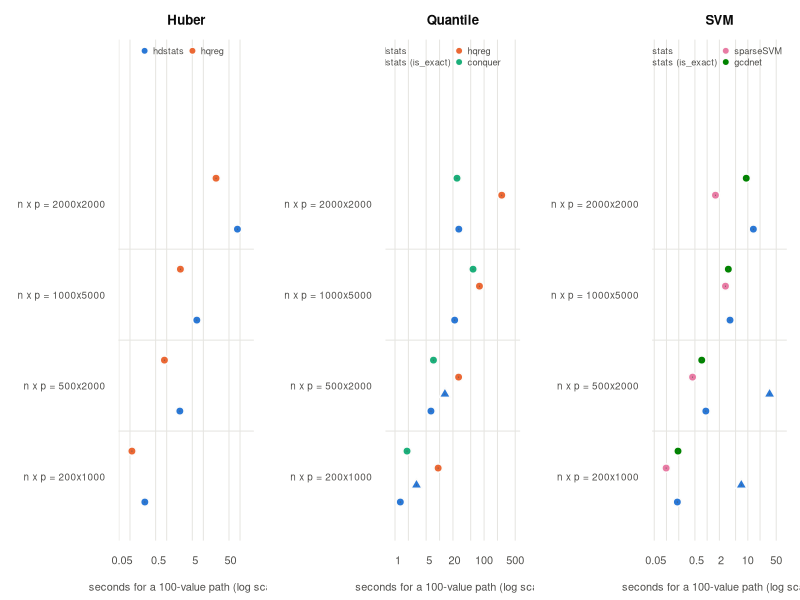
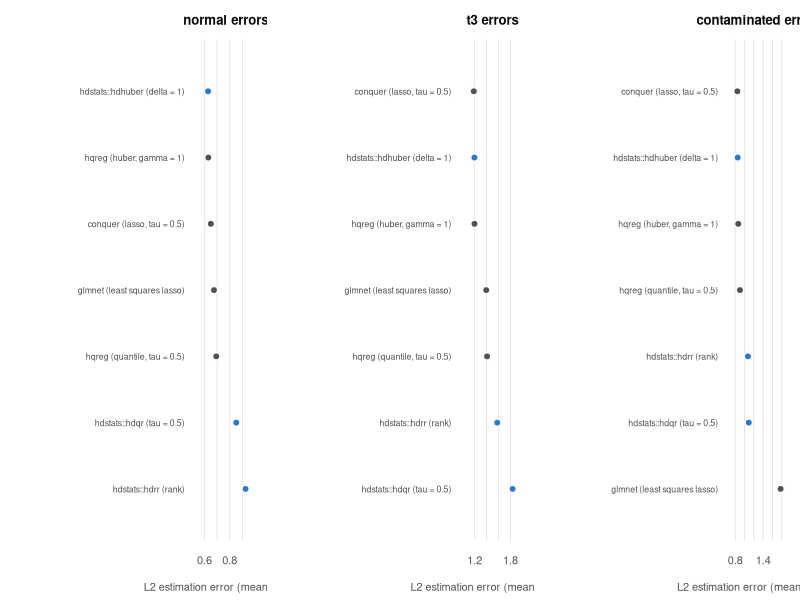
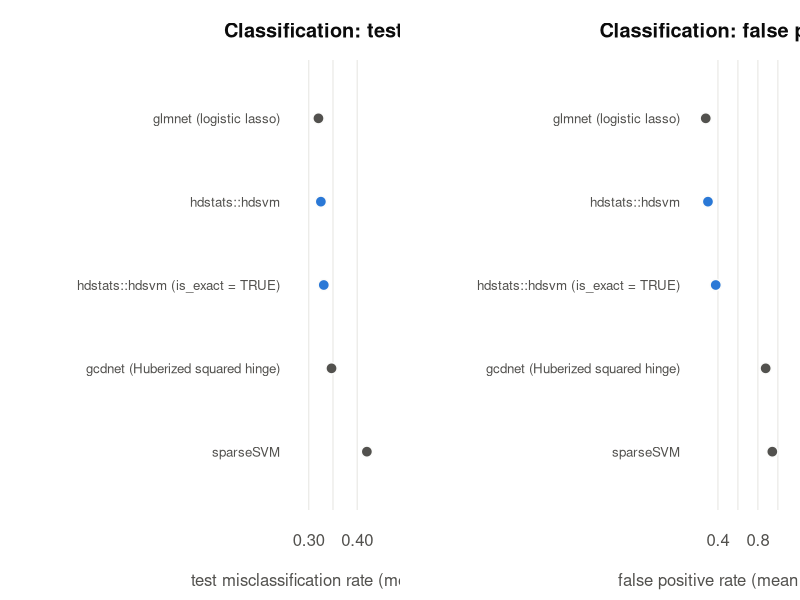

The R script that drew these images, in order:
## Figures for the benchmark write-up (PNG, base graphics).
##   Rscript benchmarks/04-figures.R
## Colors follow the package (fixed slots of a colorblind-validated palette),
## never the rank of a series; hdstats is always slot 1.
pal <- c(hdstats = "#2a78d6", hqreg = "#eb6834", conquer = "#1baf7a", quantreg = "#eda100",
         sparseSVM = "#e87ba4", gcdnet = "#008300", LiblineaR = "#4a3aa7", Rfit = "#e34948",
         glmnet = "#4a3aa7")
ink <- "#0b0b0b"; ink2 <- "#52514e"; grid <- "#e6e5e1"; surface <- "#fcfcfb"
dir.create("benchmarks/figures", showWarnings = FALSE)

## ---------------- speed ----------------
sp <- read.csv("benchmarks/results/speed.csv", stringsAsFactors = FALSE)
sp$size <- paste0(sp$n, "x", sp$p)
sp$series <- ifelse(grepl("is_exact", sp$method), paste0(sp$package, " (is_exact)"), sp$package)
panels <- c("Huber", "Quantile", "SVM")
sizes <- unique(sp$size[sp$model %in% panels])          # in the order they were run
png("benchmarks/figures/speed.png", width = 2100, height = 900, res = 160, bg = surface)
par(mfrow = c(1, 3), mar = c(4.5, 9, 3, 1), family = "sans", col.axis = ink2, col.lab = ink2, fg = ink2)
for (m in panels) {
  d <- sp[sp$model == m & !grepl("10 lambda|single", sp$note), ]
  d$yi <- match(d$size, sizes)
  series <- unique(d$series)
  off <- seq(-0.28, 0.28, length.out = length(series))
  plot(NA, xlim = range(d$seconds) * c(0.6, 2), ylim = c(0.5, length(sizes) + 1.6), log = "x", axes = FALSE,
       xlab = "seconds for a 100-value path (log scale)", ylab = "", main = m, col.main = ink)
  abline(v = axTicks(1), col = grid); abline(h = seq_len(length(sizes) - 1) + 0.5, col = grid)
  axis(1, at = axTicks(1), labels = format(axTicks(1), drop0trailing = TRUE, scientific = FALSE), tick = FALSE)
  axis(2, at = seq_along(sizes), labels = paste0("n x p = ", sizes), las = 1, tick = FALSE, cex.axis = 0.9)
  for (k in seq_along(series)) {
    dd <- d[d$series == series[k], ]
    col <- pal[[sub(" .*", "", series[k])]]; pch <- if (grepl("is_exact", series[k])) 24 else 21
    points(dd$seconds, dd$yi + off[k], pch = pch, bg = col, col = surface, cex = 1.7, lwd = 1.5)
    if (length(dd$yi) > 1) segments(dd$seconds, dd$yi + off[k], dd$seconds, dd$yi + off[k])
  }
  legend("top", legend = series, pch = ifelse(grepl("is_exact", series), 24, 21),
         pt.bg = pal[sub(" .*", "", series)], col = surface, pt.cex = 1.4, bty = "n", ncol = 2,
         cex = 0.85, text.col = ink2)
}
dev.off()

## ---------------- accuracy ----------------
ac <- read.csv("benchmarks/results/accuracy-raw.csv", stringsAsFactors = FALSE)
dotplot <- function(d, value, xlab, main) {
  agg <- aggregate(d[[value]], list(method = d$method), function(v) c(mean = mean(v), se = if (length(v) > 1) sd(v) / sqrt(length(v)) else 0))
  agg <- data.frame(method = agg$method, mean = agg$x[, "mean"], se = agg$x[, "se"])
  agg <- agg[order(-agg$mean), ]
  y <- seq_len(nrow(agg))
  is_hd <- grepl("hdstats", agg$method)
  par(mar = c(4.5, 15, 3, 1))
  plot(NA, xlim = range(c(agg$mean - agg$se, agg$mean + agg$se)) * c(0.9, 1.05), ylim = c(0.5, nrow(agg) + 0.5),
       axes = FALSE, xlab = xlab, ylab = "", main = main, col.main = ink)
  abline(v = axTicks(1), col = grid); axis(1, tick = FALSE); axis(2, at = y, labels = agg$method, las = 1, tick = FALSE, cex.axis = 0.8)
  segments(agg$mean - agg$se, y, agg$mean + agg$se, y, col = ifelse(is_hd, pal[["hdstats"]], ink2), lwd = 2)
  points(agg$mean, y, pch = 21, bg = ifelse(is_hd, pal[["hdstats"]], ink2), col = surface, cex = 1.5, lwd = 1.5)
}
reg <- ac[ac$setting == "regression", ]
errs <- unique(reg$error)
png("benchmarks/figures/accuracy-regression.png", width = 2400, height = 800, res = 160, bg = surface)
par(mfrow = c(1, length(errs)), family = "sans", col.axis = ink2, col.lab = ink2, fg = ink2)
for (e in errs) dotplot(reg[reg$error == e, ], "l2", "L2 estimation error (mean +/- s.e.)", paste0(e, " errors"))
dev.off()
png("benchmarks/figures/accuracy-classification.png", width = 1400, height = 700, res = 160, bg = surface)
par(mfrow = c(1, 2), family = "sans", col.axis = ink2, col.lab = ink2, fg = ink2)
cl <- ac[ac$setting == "classification", ]
dotplot(cl, "test_mae", "test misclassification rate (mean +/- s.e.)", "Classification: test error")
dotplot(cl, "fpr", "false positive rate (mean +/- s.e.)", "Classification: false positives")
dev.off()
cat("figures written to benchmarks/figures/\n")
